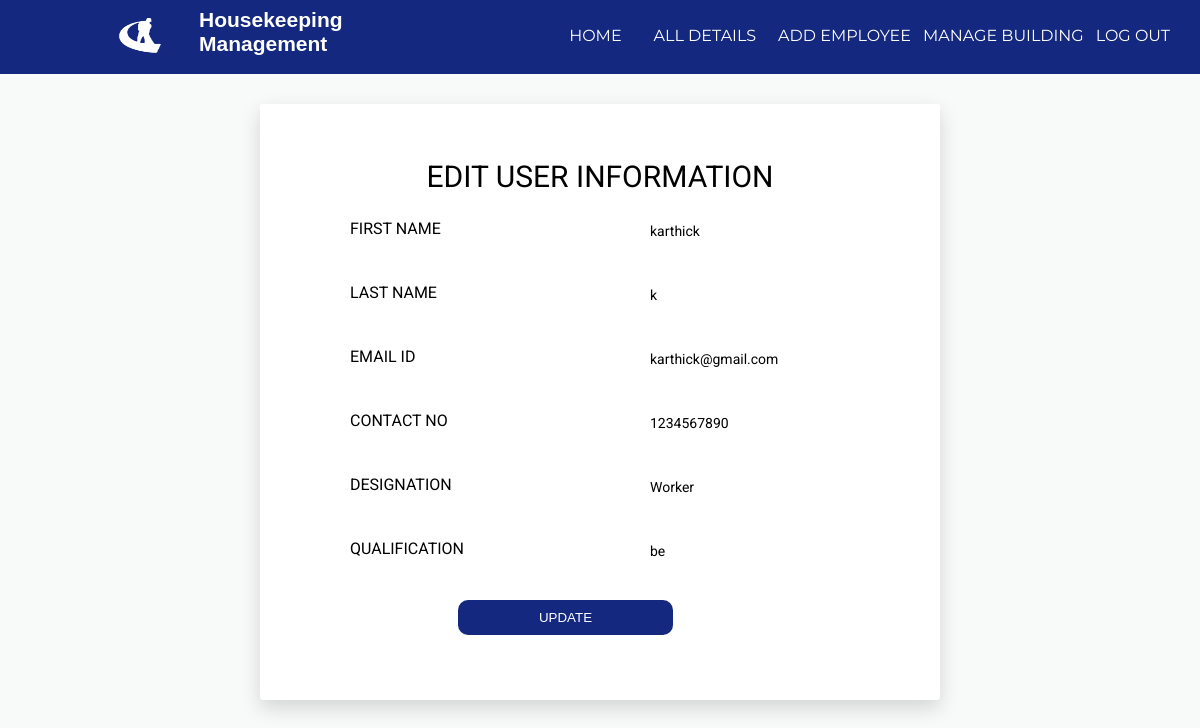
Page /demo1.php?bio_id=192011011 on the earlier database version.
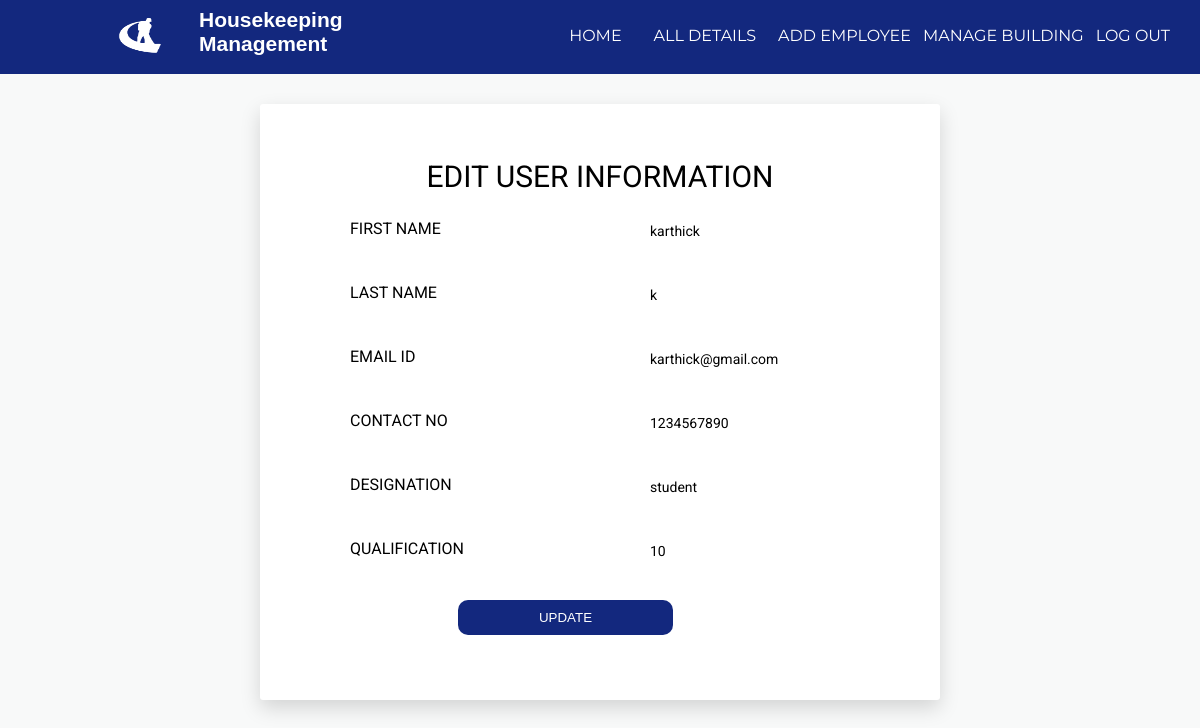
Same page on the later database version.
### tables this page shows
CREATE TABLE `userinfo` (
  `bio_id` int(11) NOT NULL,
  `firstName` varchar(50) NOT NULL,
  `lastName` varchar(50) NOT NULL,
  `email` varchar(50) NOT NULL,
  `qualification` varchar(30) DEFAULT NULL,
  `Designation` varchar(20) NOT NULL,
  `Supervisor` text NOT NULL,
  `contact` varchar(15) DEFAULT NULL,
  `password` varchar(20) DEFAULT NULL,
  `birthday` date DEFAULT NULL,
  `busy` tinyint(4) DEFAULT 0
);

### demo1.php (the view, shortened to what this page needs)
<?php
require_once('process/dbh.php');
if (isset($_GET['bio_id'])) {
    $id = $_GET['bio_id'];
    $sql = "SELECT * FROM userinfo WHERE bio_id = ?";
    $stmt = mysqli_prepare($conn, $sql);
    mysqli_stmt_bind_param($stmt, "i", $id);
    mysqli_stmt_execute($stmt);
    $result = mysqli_stmt_get_result($stmt);
    $userinfo = mysqli_fetch_assoc($result);
} else {
    die("Invalid ID");
}
?>
<!DOCTYPE html>
<html>
<head>
    <link href="vendor/mdi-font/css/material-design-iconic-font.min.css" rel="stylesheet" media="all">
    <link href="vendor/font-awesome-4.7/css/font-awesome.min.css" rel="stylesheet" media="all">
    <link href="vendor/select2/select2.min.css" rel="stylesheet" media="all">
    <link href="vendor/datepicker/daterangepicker.css" rel="stylesheet" media="all">
    <link href="css/main.css" rel="stylesheet" media="all">
</head>
<body>
    <header>
        <nav>
            <img src="logo.png" alt="Description of the image">
            <h1 class="container">Housekeeping <br> Management</h1>
            <ul id="navli">
                <li><a class="homered" href="adminhomepage.html">HOME</a></li>
                <li><a class="homered" href="aloginwel.php">ALL DETAILS</a></li>
                <li><a class="homeblack" href="addemp.php">ADD EMPLOYEE</a></li>
                <li><a class="homeblack" href="building.php">MANAGE BUILDING</a></li>
                <li><a class="homeblack" href="index.html">LOG OUT</a></li>
            </ul>
        </nav>
    </header>
    <div class="divider"></div>
    <div class="page-wrapper bg-blue p-t-100 p-b-100 font-robo">
        <div class="wrapper wrapper--w680">
            <div class="card card-1">
                <div class="card-body">
                <form method="POST">
    <h2>EDIT USER INFORMATION</h2>
    <div class="row">
        <label for="firstName">FIRST NAME</label>
        <input type="text" name="firstName" value="<?php echo $userinfo['firstName']; ?>" required><br>
    </div>
    <div class="row">
        <label for="lastName">LAST NAME</label>
        <input type="text" name="lastName" value="<?php echo $userinfo['lastName']; ?>" required><br>
    </div>
    <div class="row">
        <label for="email">EMAIL ID</label>
        <input type="email" name="email" value="<?php echo $userinfo['email']; ?>" required><br>
    </div>
    <div class="row">
        <label for="contact">CONTACT NO</label>
        <input type="text" name="contact" value="<?php echo $userinfo['contact']; ?>" required><br>
    </div>
    <div class="row">
        <label for="Designation">DESIGNATION</label>
        <input type="text" name="Designation" value="<?php echo $userinfo['Designation']; ?>" required><br>
    </div>
    <div class="row">
        <label for="qualification">QUALIFICATION</label>
        <input type="text" name="qualification" value="<?php echo $userinfo['qualification']; ?>" required><br>
    </div>
    <button type="submit" name="submit">UPDATE</button>
</form>
                </div>
            </div>
        </div>
    </div>
</body>
</html>

Differences in the rows shown:
changed userinfo "karthick": Designation "Worker" → "student"; qualification "be" → "10"
